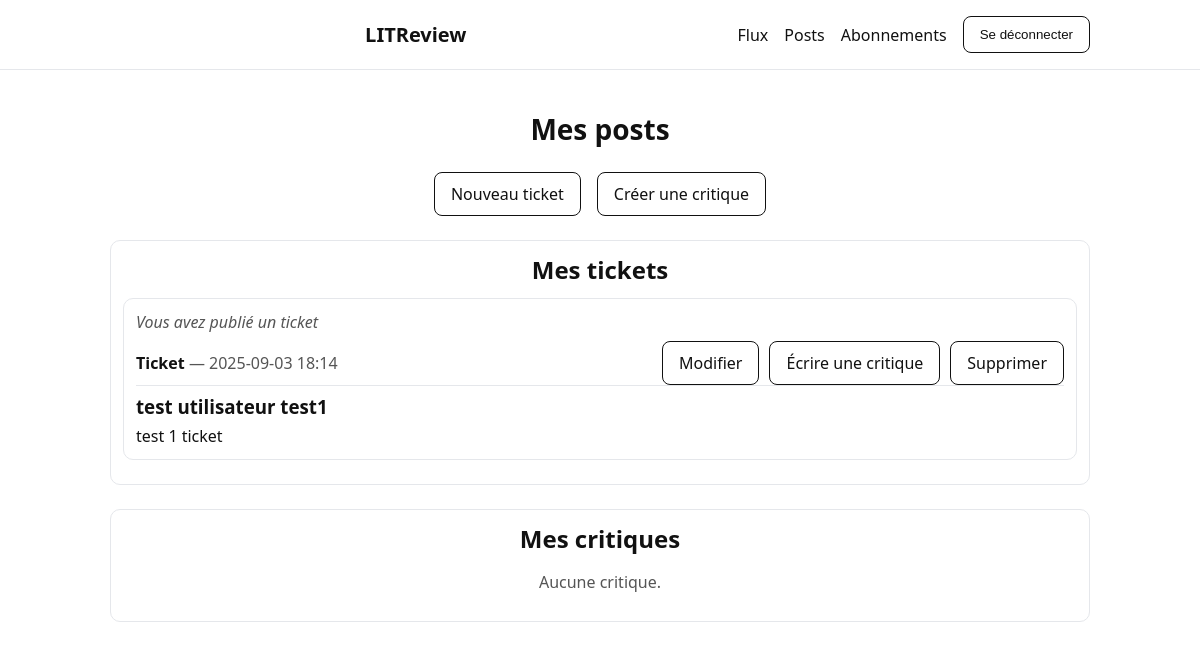
Before: /mes-posts/ (signed in) with the older database file.
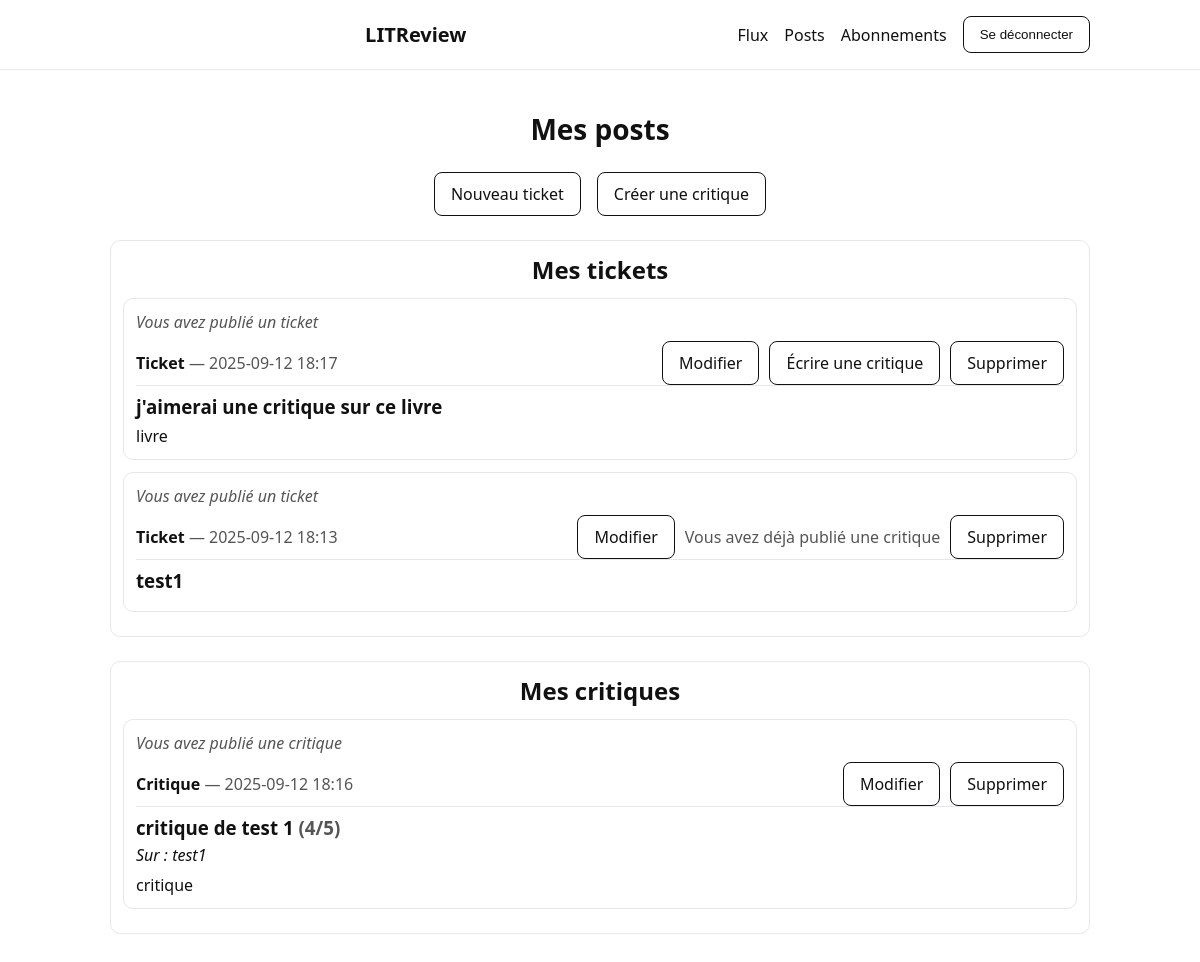
After: the same page with the newer database file.
### reviews/models.py (models this page shows, shortened)
class Ticket(models.Model):
    title = models.CharField(max_length=128)  # titre du ticket (obligatoire)
    description = models.TextField(max_length=2048, blank=True)  # description (facultative)
    user = models.ForeignKey(to=settings.AUTH_USER_MODEL, on_delete=models.CASCADE)
    image = models.ImageField(upload_to="tickets/", null=True, blank=True)
    time_created = models.DateTimeField(auto_now_add=True)

class Review(models.Model):
    ticket = models.ForeignKey(
        to=Ticket, on_delete=models.CASCADE, related_name="reviews"
    )
    rating = models.PositiveSmallIntegerField(
        validators=[MinValueValidator(0), MaxValueValidator(5)]
    )
    headline = models.CharField(max_length=128)  # titre court de la critique
    body = models.TextField(max_length=8192, blank=True)  # texte principal (facultatif)
    user = models.ForeignKey(to=settings.AUTH_USER_MODEL, on_delete=models.CASCADE)
    time_created = models.DateTimeField(auto_now_add=True)
    class Meta:
        constraints = [
            models.UniqueConstraint(
                fields=["ticket", "user"], name="unique_review_per_user_and_ticket"
            )
        ]

### reviews/views.py (the view)
# urls.py: path("mes-posts/", views.my_posts, name="my_posts"),
@login_required
def my_posts(request):
    user_review_exists = Review.objects.filter(ticket=OuterRef("pk"), user=request.user)
    my_tickets = (
        Ticket.objects
        .filter(user=request.user)
        .order_by("-time_created")
        .annotate(has_reviewed=Exists(user_review_exists))
    )
    my_reviews = Review.objects.filter(user=request.user).select_related("ticket").order_by("-time_created")
    return render(request, "my_posts.html", {"tickets": my_tickets, "reviews": my_reviews})

### reviews/templates/my_posts.html (shortened to what this page needs)
{% extends "base.html" %}
{% block content %}
  <h1 style="font-size:28px; margin:8px 0 24px; text-align:center;">Mes posts</h1>
  <div class="grid2" style="margin-bottom:24px;">
    <a href="{% url 'ticket_create' %}" class="btn">Nouveau ticket</a>
    <a href="{% url 'review_create_combo' %}" class="btn">Créer une critique</a>
  </div>
  <section class="card" style="max-width:980px; margin:0 auto 24px;">
    <h2 style="margin:0 0 12px; text-align:center;">Mes tickets</h2>
    {% if tickets %}
      <ul style="list-style:none; padding:0; margin:0;">
        {% for t in tickets %}
          <li class="card" style="margin:12px 0;">
            <p style="font-style:italic; color:#555; margin:0 0 8px;">Vous avez publié un ticket</p>
            <header style="display:flex; justify-content:space-between; align-items:center; gap:16px; flex-wrap:wrap;">
              <div>
                <strong>Ticket</strong>
                <span class="muted"> — {{ t.time_created|date:"Y-m-d H:i" }}</span>
              </div>
              <div style="display:flex; gap:10px; flex-wrap:wrap;">
                <a href="{% url 'ticket_update' t.pk %}" class="btn">Modifier</a>
                {% if not t.has_reviewed %}
                  <a href="{% url 'review_create_from_ticket' t.pk %}" class="btn">Écrire une critique</a>
                {% else %}
                  <span class="muted" style="align-self:center;">Vous avez déjà publié une critique</span>
                {% endif %}
                <a href="{% url 'ticket_delete' t.pk %}" class="btn">Supprimer</a>
              </div>
            </header>
            <h3 style="margin:8px 0 6px;">{{ t.title }}</h3>
            {% if t.description %}
              <p style="margin:6px 0 0;">{{ t.description }}</p>
            {% endif %}
          </li>
        {% endfor %}
      </ul>
    {% else %}
      {% comment %} Message affiché si l’utilisateur n’a créé aucun ticket {% endcomment %}
      <p class="muted" style="text-align:center;">Aucun ticket.</p>
    {% endif %}
  </section>
  <section class="card" style="max-width:980px; margin:0 auto;">
    <h2 style="margin:0 0 12px; text-align:center;">Mes critiques</h2>
    {% if reviews %}
      <ul style="list-style:none; padding:0; margin:0;">
        {% for r in reviews %}
          <li class="card" style="margin:12px 0;">
            <p style="font-style:italic; color:#555; margin:0 0 8px;">Vous avez publié une critique</p>
            <header style="display:flex; justify-content:space-between; align-items:center; gap:16px; flex-wrap:wrap;">
              <div>
                <strong>Critique</strong>
                <span class="muted"> — {{ r.time_created|date:"Y-m-d H:i" }}</span>
              </div>
              <div style="display:flex; gap:10px; flex-wrap:wrap;">
                <a href="{% url 'review_update' r.pk %}" class="btn">Modifier</a>
                <a href="{% url 'review_delete' r.pk %}" class="btn">Supprimer</a>
              </div>
            </header>
            <h3 style="margin:8px 0 4px;">{{ r.headline }} <span class="muted">({{ r.rating }}/5)</span></h3>
            <p style="margin:4px 0 8px;"><em>Sur : {{ r.ticket.title }}</em></p>
            {% if r.body %}<p style="margin:0;">{{ r.body }}</p>{% endif %}
          </li>
        {% endfor %}
      </ul>
    {% else %}
      <p class="muted" style="text-align:center;">Aucune critique.</p>
    {% endif %}
  </section>
{% endblock %}

Changed rows visible on the page:
removed Ticket: time_created "2025-09-03 18:14", shows "Écrire une critique", title "test utilisateur test1", description "test 1 ticket"
added Ticket: time_created "2025-09-12 18:17", shows "Écrire une critique", title "j'aimerai une critique sur ce livre", description "livre"
added Ticket: time_created "2025-09-12 18:13", shows "Vous avez déjà publié une critique", title "test1"
added Review: time_created "2025-09-12 18:16", headline "critique de test 1", rating "4", ticket "test1", body "critique"
Other visible differences:
text no longer shown: "Aucune critique."
